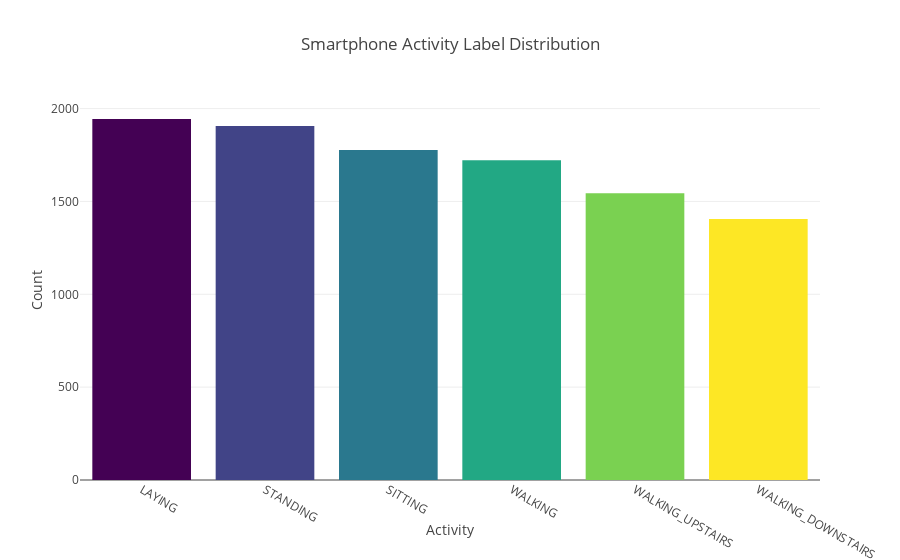

The notebook cell saved with this chart:
### Code cell
# Plotting data
label_counts = label.value_counts()

# Get colors
n = label_counts.shape[0]
colormap = get_cmap('viridis')
colors = [rgb2hex(colormap(col)) for col in np.arange(0, 1.01, 1/(n-1))]

# Create plot
data = go.Bar(x = label_counts.index,
              y = label_counts,
              marker = dict(color = colors))

layout = go.Layout(title = 'Smartphone Activity Label Distribution',
                   xaxis = dict(title = 'Activity'),
                   yaxis = dict(title = 'Count'))

fig = go.Figure(data=[data], layout=layout)
iplot(fig)

### Figure 1 — Plotly figure (JSON) as saved in the notebook; plotly's stock layout.template omitted (floating-point values rounded to 4 significant figures)
{"data": [{"marker": {"color": ["#440154", "#414487", "#2a788e", "#22a884", "#7ad151", "#fde725"]}, "type": "bar", "uid": "315c268a-48e0-4711-9510-076f0ad0a6b8", "x": ["LAYING", "STANDING", "SITTING", "WALKING", "WALKING_UPSTAIRS", "WALKING_DOWNSTAIRS"], "y": [1944, 1906, 1777, 1722, 1544, 1406]}], "layout": {"title": {"text": "Smartphone Activity Label Distribution"}, "xaxis": {"title": {"text": "Activity"}}, "yaxis": {"title": {"text": "Count"}}}}
